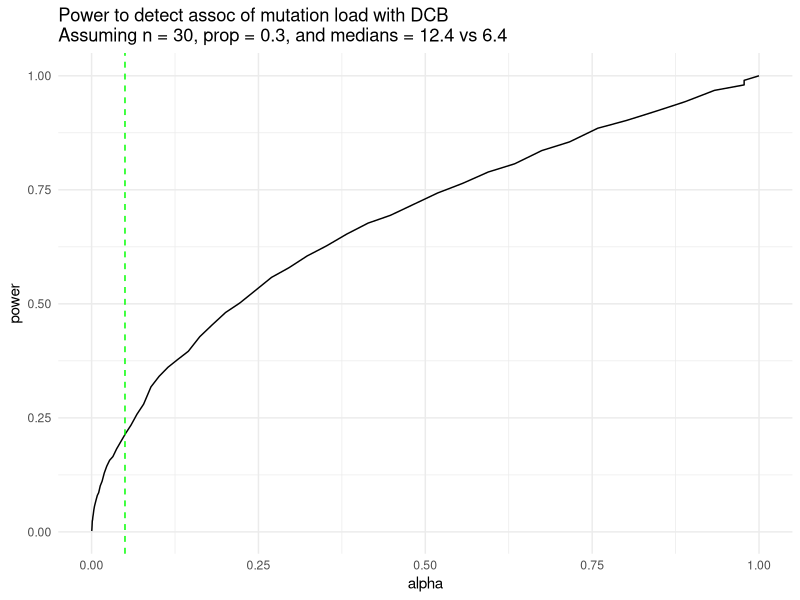
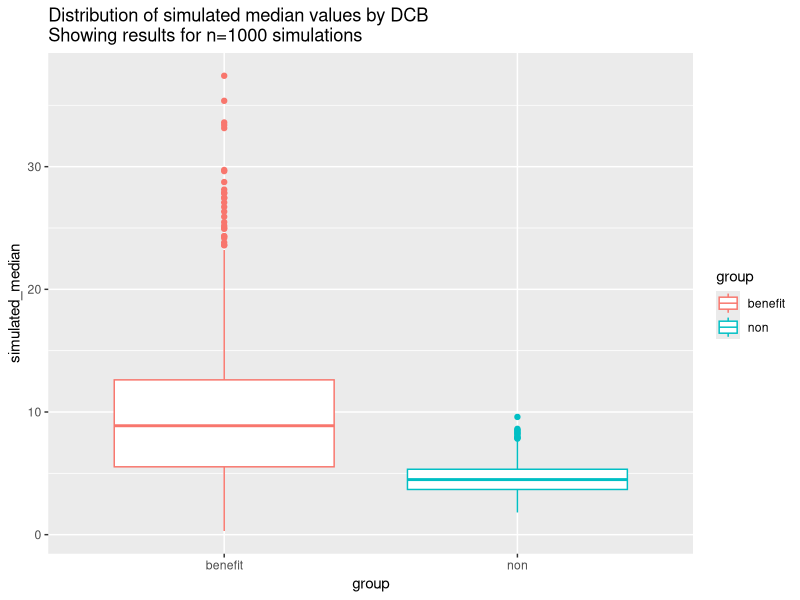
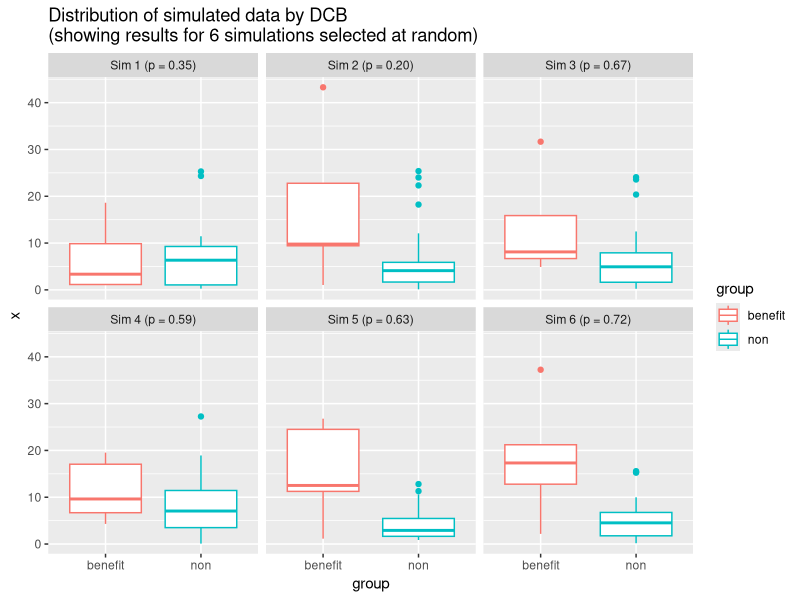

The R source for these figures, in order:

library(tidyverse)

## generate simulated data 
sim_data <- function(index = 1, 
                     n = 30,
                     loc_benefit = 12.4,
                     loc_non = 6.4,
                     prop_benefit = 0.2
) {
  n_benefit = n*prop_benefit
  n_non = n*(1-prop_benefit)
  sim_f = function(n, loc) rexp(n = n, rate = 1/loc)
  x_benefit <- sim_f(n = n_benefit, loc = loc_benefit)
  x_non <- sim_f(n = n_non, loc = loc_non)
  df <- tbl_df(list(x = x_benefit, group = 'benefit')) %>%
    bind_rows(tbl_df(list(x = x_non, group = 'non')))
  df
}

## generate 1000 replicates of simulated data
sim_df <- seq_len(1000) %>%
  map(sim_data, loc_benefit = 12.4, loc_non = 6.4, n = 30, prop_benefit = 0.19) 

## summarize median value for each replicate
median_summary <- sim_df %>%
  map_df(.f = ~ .x %>% group_by(group) %>% summarize(median = median(x)) %>% ungroup() %>% spread(key = group, value = median))

## compute mann whitney u (wilcoxon ranksum) 
## statistical test for each replicate
res <- sim_df %>%
  map(~ wilcox.test(x ~ group, data = .)) %>%
  map_df(broom::tidy, .id = 'simulation') %>%
  bind_cols(median_summary)

## summarize power to detect effect at alpha 0.05
mean(res$p.value < 0.05)

## data-prep for plot of power (cum proportion of samples) by alpha (p-value threshold)
sum_res <- res %>%
  dplyr::group_by(`p.value`) %>%
  dplyr::summarize(n_pvalue = n()) %>%
  dplyr::ungroup() %>%
  dplyr::arrange(`p.value`) %>%
  dplyr::mutate(total_n = sum(n_pvalue),
                cum_n = cumsum(n_pvalue),
                power = cum_n/total_n
  ) %>%
  dplyr::rename(alpha = `p.value`)

## plot of power by alpha threshold
ggplot(sum_res, aes(x = alpha, y = power)) + 
  geom_line() + 
  geom_vline(aes(xintercept=0.05), color = 'green', linetype = 'dashed') +
  theme_minimal() +
  ggtitle('Power to detect assoc of mutation load with DCB\nAssuming n = 30, prop = 0.3, and medians = 12.4 vs 6.4')

## plot of simulated median values, for each simulation
ggplot(res %>% 
         gather(benefit, non, value = 'simulated_median', key = 'group'),
       aes(y = simulated_median, x = group, colour=group, group = group)) + 
  geom_boxplot() +
  ggtitle('Distribution of simulated median values by DCB\nShowing results for n=1000 simulations')


## plot of simulated data from a single simulation, selected at random
ggplot(sim_df[runif(min=0, max=1000, n=6)] %>% 
         dplyr::bind_rows(.id='simulation') %>%
         dplyr::left_join(res, by='simulation') %>%
         dplyr::mutate(sim_label = stringr::str_c('Sim ', simulation, ' (p = ', format.pval(`p.value`, digits = 2), ')')),
       aes(y = x, x = group, colour = group, group = group)) + 
  geom_boxplot() +
  facet_wrap(~ sim_label) +
  ggtitle('Distribution of simulated data by DCB\n(showing results for 6 simulations selected at random)')

